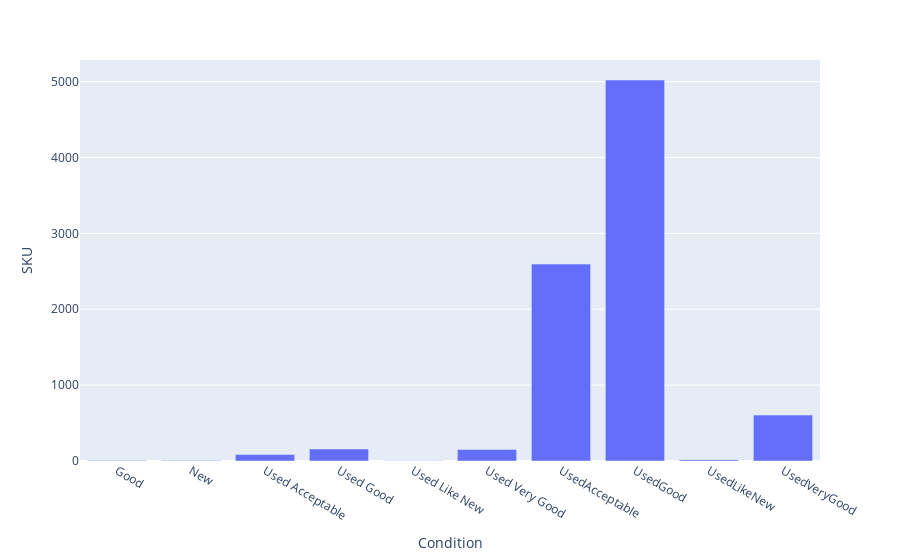

Here is the notebook cell this chart was saved with:
### Code cell
# Total Listings by Condition
salescondition = lists.groupby('Condition').count().reset_index()
salesconditionfig = px.bar(salescondition,x='Condition',y='SKU')
salesconditionfig.show()

### Figure 1 — Plotly figure (JSON) as saved in the notebook; plotly's stock layout.template omitted (floating-point values rounded to 4 significant figures)
{"data": [{"alignmentgroup": "True", "hovertemplate": "Condition=%{x}<br>SKU=%{y}<extra></extra>", "legendgroup": "", "marker": {"color": "#636efa", "pattern": {"shape": ""}}, "name": "", "offsetgroup": "", "orientation": "v", "showlegend": false, "textposition": "auto", "type": "bar", "x": ["Good", "New", "Used Acceptable", "Used Good", "Used Like New", "Used Very Good", "UsedAcceptable", "UsedGood", "UsedLikeNew", "UsedVeryGood"], "xaxis": "x", "y": [5, 5, 85, 159, 3, 152, 2595, 5021, 16, 605], "yaxis": "y"}], "layout": {"barmode": "relative", "legend": {"tracegroupgap": 0}, "margin": {"t": 60}, "xaxis": {"anchor": "y", "domain": [0, 1], "title": {"text": "Condition"}}, "yaxis": {"anchor": "x", "domain": [0, 1], "title": {"text": "SKU"}}}}
